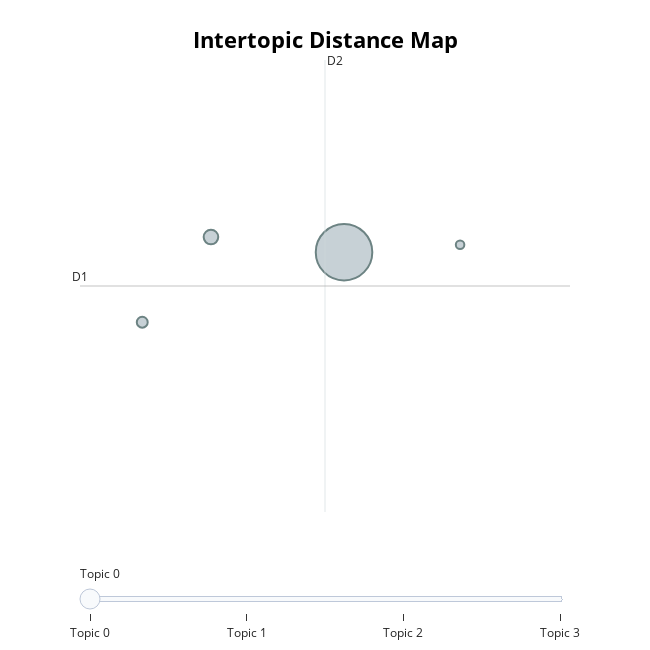

Notebook code for this chart:
### Code cell
topic_model.visualize_topics()

### Figure 1 — Plotly figure (JSON) as saved in the notebook; plotly's stock layout.template omitted (floating-point values rounded to 4 significant figures)
{"data": [{"customdata": [[0, "and | to | the | it | my", 615], [1, "and | the | to | my | ibs", 41], [2, "the | cystitis | interstitial | my | it", 23], [3, "vomiting | and | to | cvs | have", 14]], "hovertemplate": "<b>Topic %{customdata[0]}</b><br>%{customdata[1]}<br>Size: %{customdata[2]}", "legendgroup": "", "marker": {"color": "#B0BEC5", "line": {"color": "DarkSlateGrey", "width": 2}, "size": [615, 41, 23, 14], "sizemode": "area", "sizeref": 0.3844, "symbol": "circle"}, "mode": "markers", "name": "", "orientation": "v", "showlegend": false, "type": "scatter", "x": [3.767, 2.954, 2.534, 4.475], "xaxis": "x", "y": [-10.29, -10.16, -10.9, -10.23], "yaxis": "y"}], "layout": {"annotations": [{"showarrow": false, "text": "D1", "x": 2.154, "y": -10.59, "yshift": 10}, {"showarrow": false, "text": "D2", "x": 3.65, "xshift": 10, "y": -8.639}], "height": 650, "hoverlabel": {"bgcolor": "white", "font": {"family": "Rockwell", "size": 16}}, "legend": {"itemsizing": "constant", "tracegroupgap": 0}, "margin": {"t": 60}, "shapes": [{"line": {"color": "#CFD8DC", "width": 2}, "type": "line", "x0": 3.65, "x1": 3.65, "y0": -12.53, "y1": -8.639}, {"line": {"color": "#9E9E9E", "width": 2}, "type": "line", "x0": 2.154, "x1": 5.147, "y0": -10.59, "y1": -10.59}], "sliders": [{"active": 0, "pad": {"t": 50}, "steps": [{"args": [{"marker.color": [["red", "#B0BEC5", "#B0BEC5", "#B0BEC5"]]}], "label": "Topic 0", "method": "update"}, {"args": [{"marker.color": [["#B0BEC5", "red", "#B0BEC5", "#B0BEC5"]]}], "label": "Topic 1", "method": "update"}, {"args": [{"marker.color": [["#B0BEC5", "#B0BEC5", "red", "#B0BEC5"]]}], "label": "Topic 2", "method": "update"}, {"args": [{"marker.color": [["#B0BEC5", "#B0BEC5", "#B0BEC5", "red"]]}], "label": "Topic 3", "method": "update"}]}], "title": {"font": {"color": "Black", "size": 22}, "text": "<b>Intertopic Distance Map</b>", "x": 0.5, "xanchor": "center", "y": 0.95, "yanchor": "top"}, "width": 650, "xaxis": {"anchor": "y", "domain": [0, 1], "range": [2.154, 5.147], "title": {"text": ""}, "visible": false}, "yaxis": {"anchor": "x", "domain": [0, 1], "range": [-12.53, -8.639], "title": {"text": ""}, "visible": false}}}
